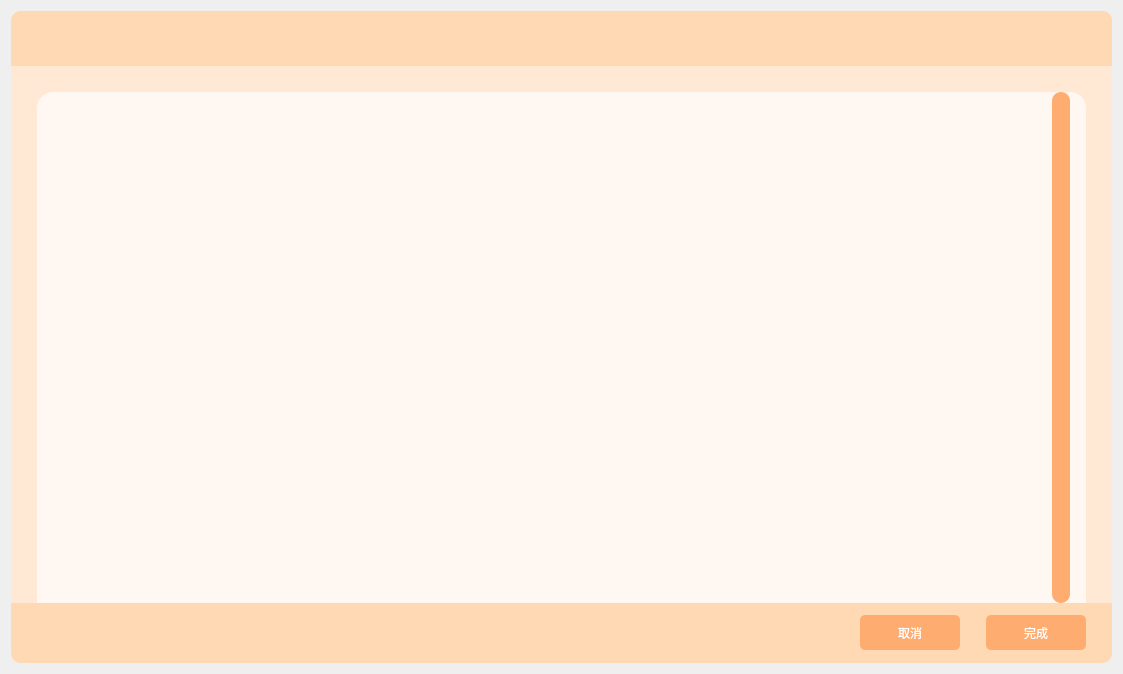
<?xml version="1.0" encoding="UTF-8"?>
<ui version="4.0">
 <class>CodeComparison</class>
 <widget class="QWidget" name="CodeComparison">
  <property name="geometry">
   <rect>
    <x>0</x>
    <y>0</y>
    <width>1123</width>
    <height>674</height>
   </rect>
  </property>
  <property name="windowTitle">
   <string>Form</string>
  </property>
  <property name="styleSheet">
   <string notr="true">#CodeComparison{

}</string>
  </property>
  <layout class="QVBoxLayout" name="verticalLayout_4">
   <item>
    <widget class="QWidget" name="widget" native="true">
     <property name="styleSheet">
      <string notr="true">#widget{
	background-color: rgb(255, 232, 212);
border-radius: 10px;
}</string>
     </property>
     <layout class="QVBoxLayout" name="verticalLayout">
      <property name="spacing">
       <number>0</number>
      </property>
      <property name="leftMargin">
       <number>0</number>
      </property>
      <property name="topMargin">
       <number>0</number>
      </property>
      <property name="rightMargin">
       <number>0</number>
      </property>
      <property name="bottomMargin">
       <number>0</number>
      </property>
      <item>
       <widget class="QWidget" name="TopBar" native="true">
        <property name="minimumSize">
         <size>
          <width>0</width>
          <height>55</height>
         </size>
        </property>
        <property name="maximumSize">
         <size>
          <width>16777215</width>
          <height>55</height>
         </size>
        </property>
        <property name="styleSheet">
         <string notr="true">QWidget{
background-color: rgb(255, 216, 180);
	border-top-left-radius: 10px;
	border-top-right-radius: 10px;
}

QPushButton{
	border: none;
	outline: none;
}</string>
        </property>
        <layout class="QHBoxLayout" name="horizontalLayout_5">
         <property name="spacing">
          <number>30</number>
         </property>
         <property name="leftMargin">
          <number>0</number>
         </property>
         <property name="topMargin">
          <number>0</number>
         </property>
         <property name="rightMargin">
          <number>0</number>
         </property>
         <property name="bottomMargin">
          <number>0</number>
         </property>
         <item>
          <spacer name="horizontalSpacer_4">
           <property name="orientation">
            <enum>Qt::Horizontal</enum>
           </property>
           <property name="sizeHint" stdset="0">
            <size>
             <width>917</width>
             <height>20</height>
            </size>
           </property>
          </spacer>
         </item>
         <item>
          <widget class="QPushButton" name="Minimize">
           <property name="minimumSize">
            <size>
             <width>0</width>
             <height>55</height>
            </size>
           </property>
           <property name="maximumSize">
            <size>
             <width>16777215</width>
             <height>55</height>
            </size>
           </property>
           <property name="cursor">
            <cursorShape>PointingHandCursor</cursorShape>
           </property>
           <property name="styleSheet">
            <string notr="true">QPushButton{
	image: url(:/images/minimize.svg);
}

QPushButton:hover{
	image: url(:/images/minimize-white.svg);
}</string>
           </property>
           <property name="text">
            <string/>
           </property>
          </widget>
         </item>
         <item>
          <widget class="QPushButton" name="Maximize">
           <property name="minimumSize">
            <size>
             <width>0</width>
             <height>55</height>
            </size>
           </property>
           <property name="maximumSize">
            <size>
             <width>16777215</width>
             <height>55</height>
            </size>
           </property>
           <property name="cursor">
            <cursorShape>PointingHandCursor</cursorShape>
           </property>
           <property name="styleSheet">
            <string notr="true">QPushButton{
	image: url(:/images/maximize.svg);
}

QPushButton:hover{
	image: url(:/images/maximize-white.svg);
}</string>
           </property>
           <property name="text">
            <string/>
           </property>
          </widget>
         </item>
         <item>
          <widget class="QPushButton" name="Close">
           <property name="minimumSize">
            <size>
             <width>0</width>
             <height>55</height>
            </size>
           </property>
           <property name="maximumSize">
            <size>
             <width>16777215</width>
             <height>55</height>
            </size>
           </property>
           <property name="cursor">
            <cursorShape>PointingHandCursor</cursorShape>
           </property>
           <property name="styleSheet">
            <string notr="true">QPushButton{
	image: url(:/images/topbar_close.svg);
	padding-right: 20px;
}

QPushButton:hover{
	image: url(:/images/topbar_close-white.svg);
}</string>
           </property>
           <property name="text">
            <string/>
           </property>
          </widget>
         </item>
        </layout>
       </widget>
      </item>
      <item>
       <widget class="QWidget" name="widget_3" native="true">
        <property name="styleSheet">
         <string notr="true">QScrollBar{
background-color: rgb(255, 245, 239);
}
QScrollBar:vertical {
width: 18px;
}
QScrollBar:horizontal {
background: transparent;
height: 18px;
}
QScrollBar::handle {
background-color: rgb(255, 172, 112);
border-radius: 9px;
}
QScrollBar::handle:vertical {
min-height: 100px;
}
QScrollBar::add-line {
width: 0px;
height: 0px;
}
QScrollBar::sub-line{
width: 0px;
height: 0px;
}
QScrollBar::add-page {
background: none;
}
QScrollBar::sub-page{
background: none;
}</string>
        </property>
        <layout class="QVBoxLayout" name="verticalLayout_2">
         <property name="spacing">
          <number>0</number>
         </property>
         <property name="leftMargin">
          <number>26</number>
         </property>
         <property name="topMargin">
          <number>26</number>
         </property>
         <property name="rightMargin">
          <number>26</number>
         </property>
         <property name="bottomMargin">
          <number>0</number>
         </property>
         <item>
          <widget class="QWidget" name="widget_4" native="true">
           <property name="styleSheet">
            <string notr="true">#widget_4{
background-color: #fff8f2;
	border-top-left-radius: 16px;
	border-top-right-radius: 16px;
}</string>
           </property>
           <layout class="QVBoxLayout" name="verticalLayout_3">
            <property name="spacing">
             <number>0</number>
            </property>
            <property name="leftMargin">
             <number>16</number>
            </property>
            <property name="topMargin">
             <number>0</number>
            </property>
            <property name="rightMargin">
             <number>16</number>
            </property>
            <property name="bottomMargin">
             <number>0</number>
            </property>
            <item>
             <widget class="QScrollArea" name="MainScrollArea">
              <property name="styleSheet">
               <string notr="true">#MainScrollArea{
background-color: rgba(255, 255, 255, 0);
border: none;
}</string>
              </property>
              <property name="verticalScrollBarPolicy">
               <enum>Qt::ScrollBarAlwaysOn</enum>
              </property>
              <property name="widgetResizable">
               <bool>true</bool>
              </property>
              <widget class="QWidget" name="Container">
               <property name="geometry">
                <rect>
                 <x>0</x>
                 <y>0</y>
                 <width>999</width>
                 <height>511</height>
                </rect>
               </property>
               <property name="minimumSize">
                <size>
                 <width>0</width>
                 <height>0</height>
                </size>
               </property>
               <property name="styleSheet">
                <string notr="true">#Container{
background-color: transparent;
}</string>
               </property>
              </widget>
             </widget>
            </item>
           </layout>
          </widget>
         </item>
        </layout>
       </widget>
      </item>
      <item>
       <widget class="QWidget" name="widget_2" native="true">
        <property name="minimumSize">
         <size>
          <width>0</width>
          <height>60</height>
         </size>
        </property>
        <property name="maximumSize">
         <size>
          <width>16777215</width>
          <height>60</height>
         </size>
        </property>
        <property name="styleSheet">
         <string notr="true">#widget_2{
background-color: rgb(255, 216, 180);
	border-bottom-left-radius: 10px;
	border-bottom-right-radius: 10px;
}</string>
        </property>
        <layout class="QHBoxLayout" name="horizontalLayout">
         <property name="rightMargin">
          <number>26</number>
         </property>
         <item>
          <spacer name="horizontalSpacer">
           <property name="orientation">
            <enum>Qt::Horizontal</enum>
           </property>
           <property name="sizeHint" stdset="0">
            <size>
             <width>922</width>
             <height>20</height>
            </size>
           </property>
          </spacer>
         </item>
         <item>
          <widget class="QPushButton" name="Cancel">
           <property name="minimumSize">
            <size>
             <width>100</width>
             <height>35</height>
            </size>
           </property>
           <property name="cursor">
            <cursorShape>PointingHandCursor</cursorShape>
           </property>
           <property name="styleSheet">
            <string notr="true">background-color: rgb(255, 172, 112);
color: rgb(255, 255, 255);
border: none;
border-radius: 5px;</string>
           </property>
           <property name="text">
            <string>取消</string>
           </property>
          </widget>
         </item>
         <item>
          <spacer name="horizontalSpacer_2">
           <property name="orientation">
            <enum>Qt::Horizontal</enum>
           </property>
           <property name="sizeType">
            <enum>QSizePolicy::Fixed</enum>
           </property>
           <property name="sizeHint" stdset="0">
            <size>
             <width>20</width>
             <height>20</height>
            </size>
           </property>
          </spacer>
         </item>
         <item>
          <widget class="QPushButton" name="Finish">
           <property name="minimumSize">
            <size>
             <width>100</width>
             <height>35</height>
            </size>
           </property>
           <property name="cursor">
            <cursorShape>PointingHandCursor</cursorShape>
           </property>
           <property name="styleSheet">
            <string notr="true">background-color: rgb(255, 172, 112);
color: rgb(255, 255, 255);
border: none;
border-radius: 5px;</string>
           </property>
           <property name="text">
            <string>完成</string>
           </property>
          </widget>
         </item>
        </layout>
       </widget>
      </item>
     </layout>
    </widget>
   </item>
  </layout>
 </widget>
 <resources/>
 <connections/>
</ui>
